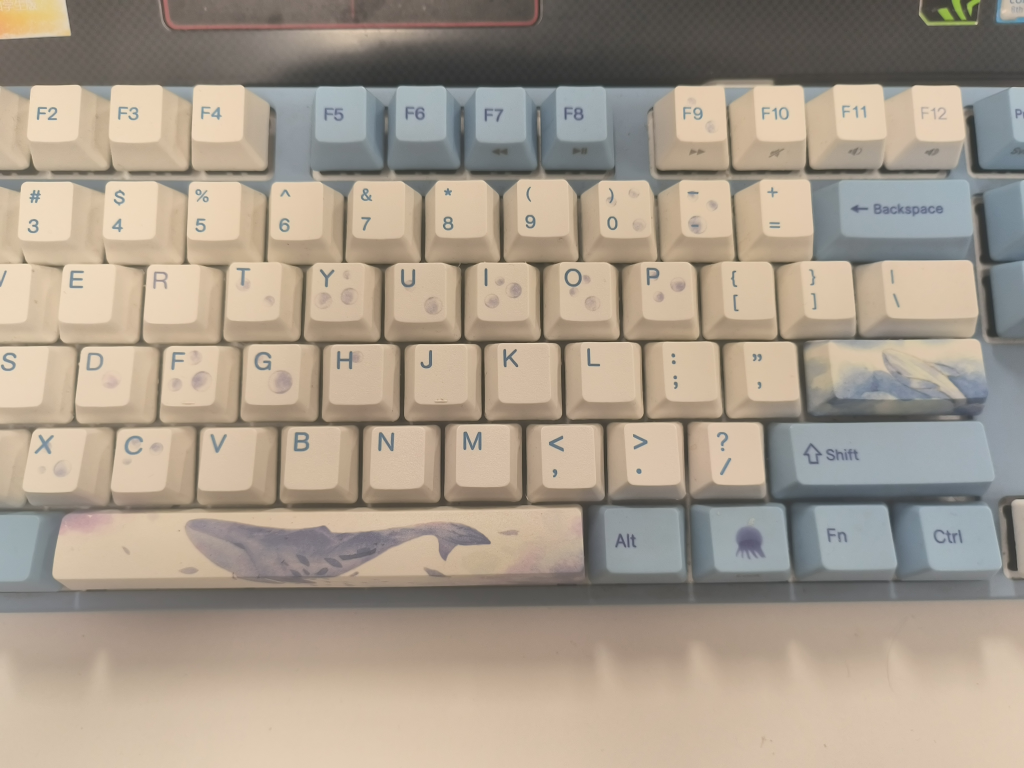
#> input picture exercise-1/data/IMG6.jpg, 4096 x 3072 px (shown at 1/4 size)
$ jupyter execute imageblend.ipynb
#> lines starting #> are read from the running program, lines starting #| are printed output that depends on the picture
[cell 1]
import copy

import cv2
import numpy as np
import matplotlib.pyplot as plt
# 读入图像并调整大小
img1 = cv2.imread('data/IMG6.jpg')
#> img1 is the input picture: shape (3072, 4096, 3); mean B, G, R 139.8, 155, 167.3
img2 = cv2.imread('data/IMG5.jpg')
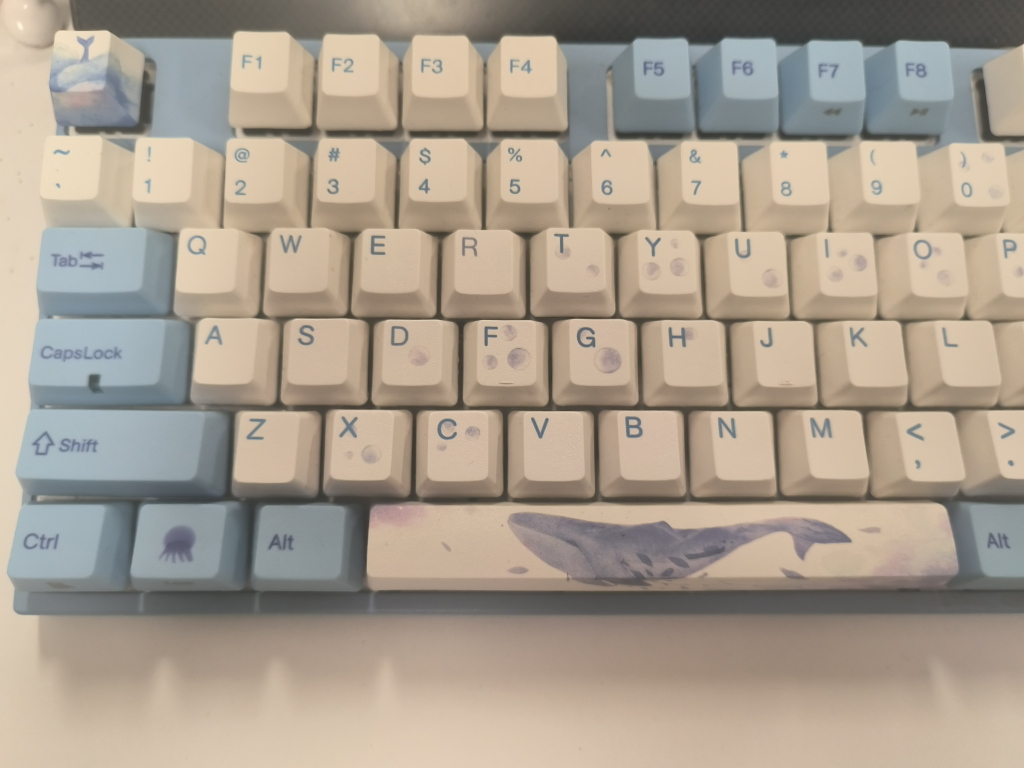
#> input picture exercise-1/data/IMG5.jpg, 4096 x 3072 px (shown at 1/4 size)
#> img2 is the input picture: shape (3072, 4096, 3); mean B, G, R 142.8, 157.5, 169.2
img1 = cv2.resize(img1, dsize=(1024, 512))
#> img1: shape (512, 1024, 3)
img2 = cv2.resize(img2, dsize=(1024, 512))
#> img2: shape (512, 1024, 3)

[cell 2]
#   调换颜色通道
def showImage(img):
    img = copy.deepcopy(img)
    img = cv2.cvtColor(img,cv2.COLOR_BGR2RGB)
    plt.imshow(img)
    plt.show()

[cell 3]
#   展示输入图像
showImage(img1)

[cell 4]
showImage(img2)
#> in showImage (call 2), `img = cv2.cvtColor(img,cv2.COLOR_BGR2RGB)`:
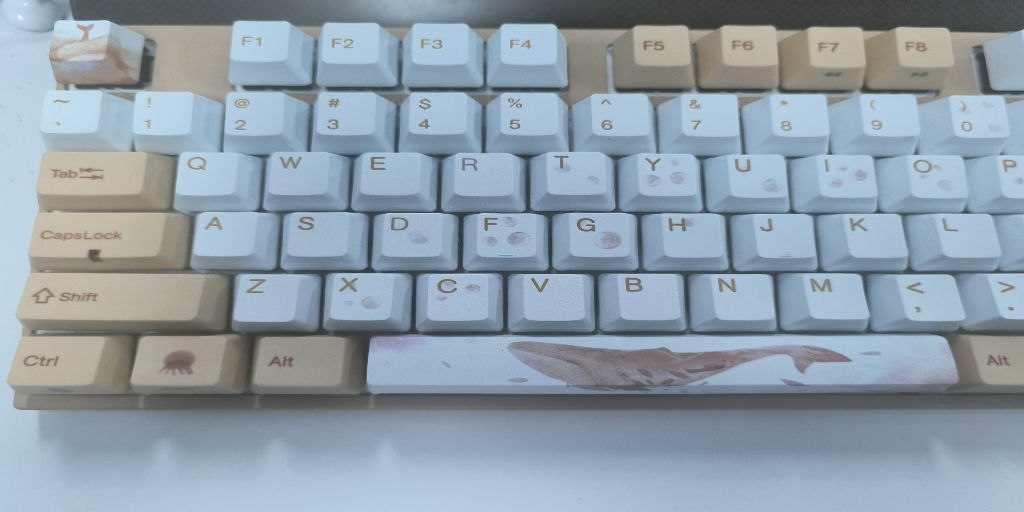
#> img: shape (512, 1024, 3); mean B, G, R 169.3, 157.6, 142.9

[cell 5]
# 使用opencv创建SIFT对象
sift = cv2.xfeatures2d.SIFT_create()
# 检测关键点和计算描述符
kp1, des1 = sift.detectAndCompute(img1, None)
#> kp1 = 1212 keypoints; strongest (x, y, size): (673, 237, 1.8), (674, 241, 2.1), (24, 174, 2.7), (105, 174, 3.3)
kp2, des2 = sift.detectAndCompute(img2, None)
#> kp2 = 1184 keypoints; strongest (x, y, size): (248, 88, 5.3), (792, 211, 4.4), (460, 269, 6.2), (966, 211, 4.4)

[cell 6]
# 匹配关键点
bf = cv2.BFMatcher()
matches = bf.knnMatch(des1, des2, k=2)
#> matches = 1212 matches
good_matches = []
for m, n in matches:
    if m.distance < 0.75 * n.distance:
        good_matches.append(m)
#> after the loop, good_matches = 258 matches
# 绘制匹配结果
img_matches = cv2.drawMatches(img1, kp1, img2, kp2, good_matches, None, flags=2)
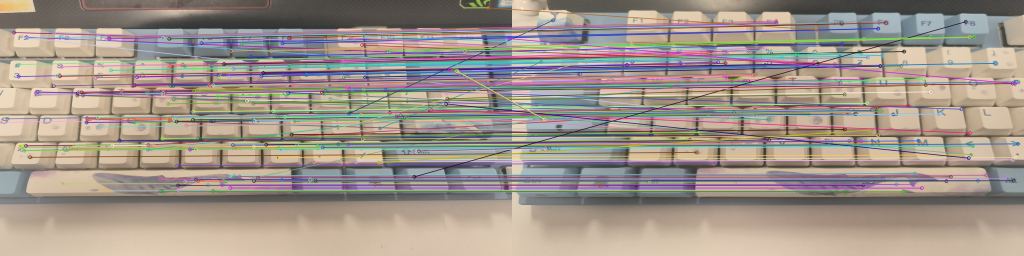
#> img_matches: shape (512, 2048, 3) (shown at 1/2 size); mean B, G, R 138.7, 148, 159.2
showImage(img_matches)

[cell 7]
#   使用RANSAC算法筛选特征点并得到变换矩阵
src_pts = np.float32([kp1[m.queryIdx].pt for m in good_matches]).reshape(-1, 1, 2)
#> src_pts = 258 rows, first 8: [2.34, 244.2], [14.49, 237.2], [27.89, 64.64], [36.97, 152.5], [38.23, 128.5], [39.9, 295.2], [40.25, 291.1], [43.34, 300.2]
dst_pts = np.float32([kp2[m.trainIdx].pt for m in good_matches]).reshape(-1, 1, 2)
#> dst_pts = 258 rows, first 8: [299.9, 227], [311.9, 219.1], [131.2, 97.81], [337.1, 126.3], [337.5, 100.2], [343.8, 283.8], [343.5, 279.1], [348, 288.5]
M, mask = cv2.findHomography(src_pts, dst_pts, cv2.RANSAC, 5.0)
#> M = [[1.1, 0.035, 282.3], [0.0115, 1.07, -39.65], [1.55e-05, -6.91e-05, 1]]; mask = 258 values, max 1 at index 0, min 0 at index 2, mean 0.45
print(M)
#| [[ 1.10133075e+00  3.49698951e-02  2.82348895e+02]
#|  [ 1.15333186e-02  1.07450486e+00 -3.96506326e+01]
#|  [ 1.54891651e-05 -6.90870528e-05  1.00000000e+00]]

[cell 8]
# 计算变换后的四角坐标
def calPoint(H, img):
    height, width = img.shape[:2]
    corners = np.array([[0, 0, 1], [width, 0, 1], [0, height, 1], [width, height, 1]])
    corners_transformed = np.dot(H, corners.T).T
    corners_transformed //= corners_transformed[:, 2].reshape(-1, 1)
    return corners_transformed

corner = calPoint(M, img1)
#> in calPoint, `corners_transformed = np.dot(H, corners.T).T`: corners_transformed = [[282.3, -39.65, 1], [1410.1, -27.84, 1.02], [300.3, 510.5, 0.965], [1428, 522.3, 0.98]]
#> in calPoint, `corners_transformed //= corners_transformed[:, 2].reshape(-1, 1)`: corners_transformed = [[282, -40, 1], [1388, -28, 1], [311, 529, 1], [1456, 532, 1]]
#> corner has the same summary as corners_transformed in calPoint

[cell 9]
#   做透视性变换
h, w = img1.shape[:2]
#> h = 512; w = 1024
img1_warped = cv2.warpPerspective(img1, M, (int(max(corner[1][0], corner[3][0])), img2.shape[0]))
showImage(img1_warped)

[cell 10]
#   直接拼接
img_blend1 = copy.deepcopy(img1_warped)
img_blend1[:img2.shape[0], :img2.shape[1], :] = img2
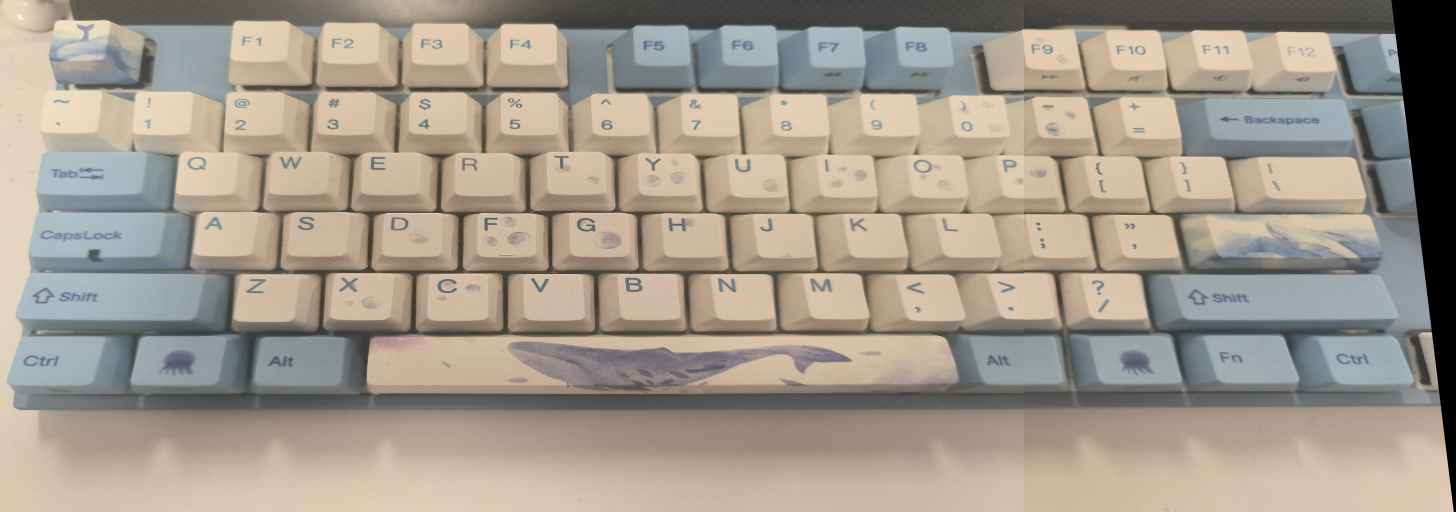
#> img_blend1: shape (512, 1456, 3); mean B, G, R 139.8, 153.1, 163.4
showImage(img_blend1)

[cell 11]
#   使用加权像素方法处理融合区域，权重取决于像素点与区域左边界的距离
def OptimizeSeam(img2, img1warped, img, corner):
    left = int(min(corner[0][0], corner[2][0]))
    right = img2.shape[1]
    width = right - left
    height = img.shape[0]
    for i in range(height):
        for j in range(left, right):
            if sum(img1warped[i, j, :]) == 0:
                alpha = 1.0
            else:
                alpha = (width - (j - left)) / width
            img[i, j, :] = img2[i, j, :] * alpha + img1warped[i, j, :] * (1 - alpha)
    return img
# 计算融合区域
img_blend2 = copy.deepcopy(img_blend1)
left = int(min(corner[0][0], corner[2][0]))
#> left = 282
right = img2.shape[1]
#> right = 1024
height = img_blend2.shape[0]
#> height = 512
OptimizeSeam(img2,img1_warped,img_blend2,corner)
#> in OptimizeSeam, `left = int(min(corner[0][0], corner[2][0]))`: left = 282
#> in OptimizeSeam, `width = right - left`: width = 742
showImage(img_blend2)
#> in showImage (call 6), `img = cv2.cvtColor(img,cv2.COLOR_BGR2RGB)`:
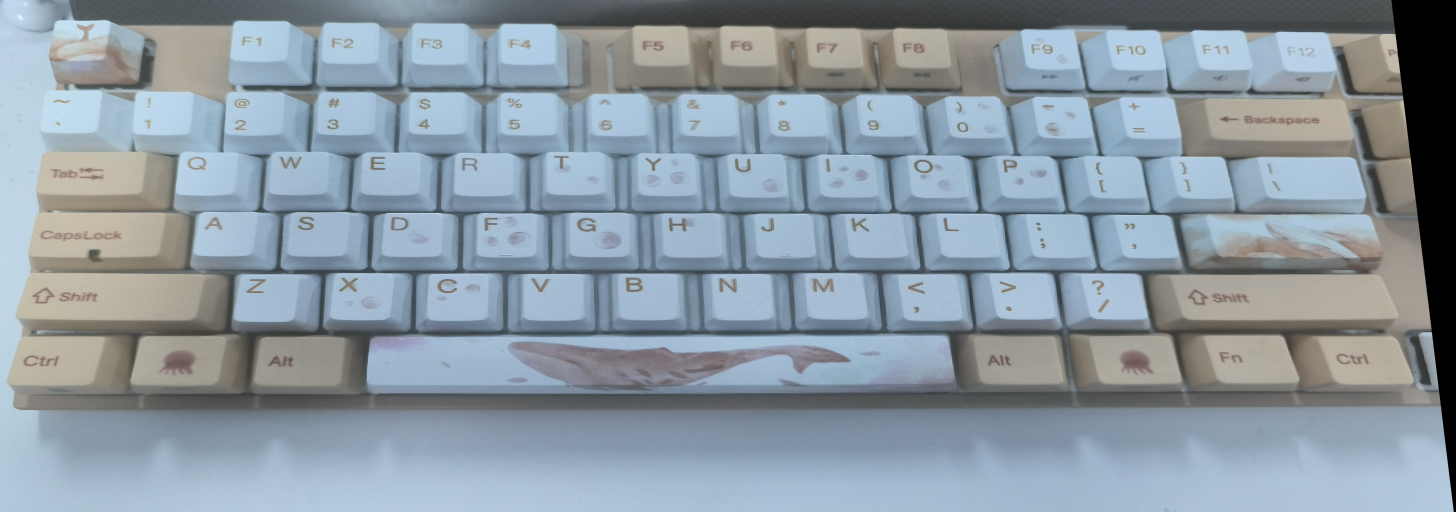
#> img: shape (512, 1456, 3); mean B, G, R 163, 152.5, 139

[cell 12]
def LP(img_left, img_right, level=6, ratio=0.5):
    G_left = img_left.copy()
    G_right = img_right.copy()
    G_mask = np.zeros(img_left.shape)
    left = int(img_left.shape[1] * ratio)
    G_mask[:, :left] = 1.0
    gp_left = [G_left]
    gp_right = [G_right]
    gp_mask = [G_mask]
    # 生成高斯金字塔
    for i in range(level):
        G_left = cv2.pyrDown(G_left)
        gp_left.append(G_left)
        G_right = cv2.pyrDown(G_right)
        gp_right.append(G_right)
        G_mask = cv2.pyrDown(G_mask)
        gp_mask.append(G_mask)
    # 生成左右图像的拉普拉斯金字塔
    lp_left = [gp_left[level-1]]
    lp_right = [gp_right[level-1]]
    for i in range(level - 1, 0, -1):
        GE_left = cv2.pyrUp(gp_left[i])
        L_left = cv2.subtract(gp_left[i - 1], GE_left)
        lp_left.append(L_left)
        GE_right = cv2.pyrUp(gp_right[i])
        L_right = cv2.subtract(gp_right[i - 1], GE_right)
        lp_right.append(L_right)
    # 融合图像
    gp_mask.pop()
    gp_mask = gp_mask[::-1]
    LS = []
    for l_left, l_mask, l_right in zip(lp_left, gp_mask, lp_right):
        ls = l_mask * l_left + (1 - l_mask) * l_right
        LS.append(ls)
    # 重建图像
    ls_ = LS[0]
    for i in range(1, level):
        ls_ = cv2.pyrUp(ls_)
        ls_ = cv2.add(ls_, LS[i])
    return ls_

img_blend3 = copy.deepcopy(img_blend1)
img_blend3[:height, 256:right, :] = LP(img2[:height, 256:, :], img1_warped[:height, 256:right, :])
#> the loop in LP, `for i in range(level):` made 6 passes
#> pass 2, in LP, `G_right = cv2.pyrDown(G_right)`:
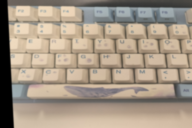
#> G_right: shape (128, 192, 3); mean of channels 0, 1, 2 133.5, 150.3, 164.3; drawn as B, G, R
#> after the loop in LP, `for i in range(level):`: gp_left = 7 items
#> after the loop in LP, `for i in range(level - 1, 0, -1):`: lp_left = 6 items
#> the loop in LP, `for l_left, l_mask, l_right in zip(lp_left, gp_mask, lp_right):` made 6 passes
#> pass 3, in LP, `ls = l_mask * l_left + (1 - l_mask) * l_right`:
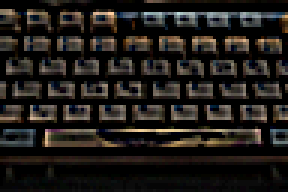
#> ls: shape (64, 96, 3) float64 (shown 3 times larger); mean of channels 0, 1, 2 4.4, 5, 5.6; drawn with min black and max white
#> after the loop in LP, `for i in range(1, level):`:
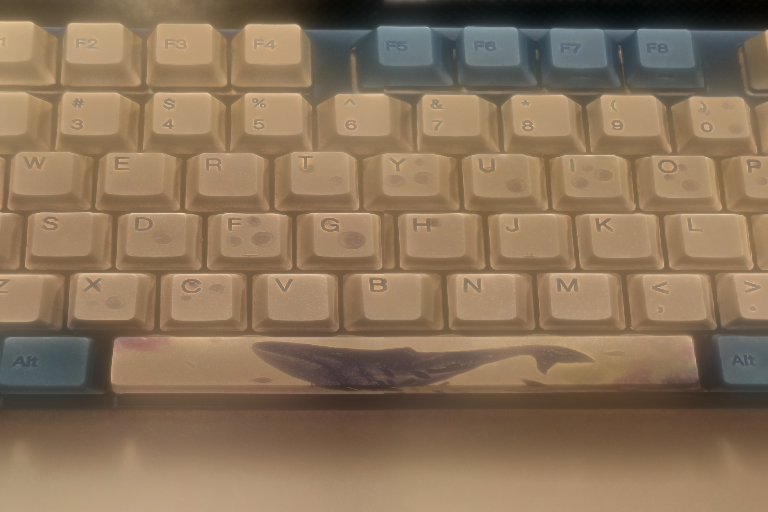
#> ls_: shape (512, 768, 3) float64; mean of channels 0, 1, 2 151.9, 170.7, 187.8; drawn with min black and max white
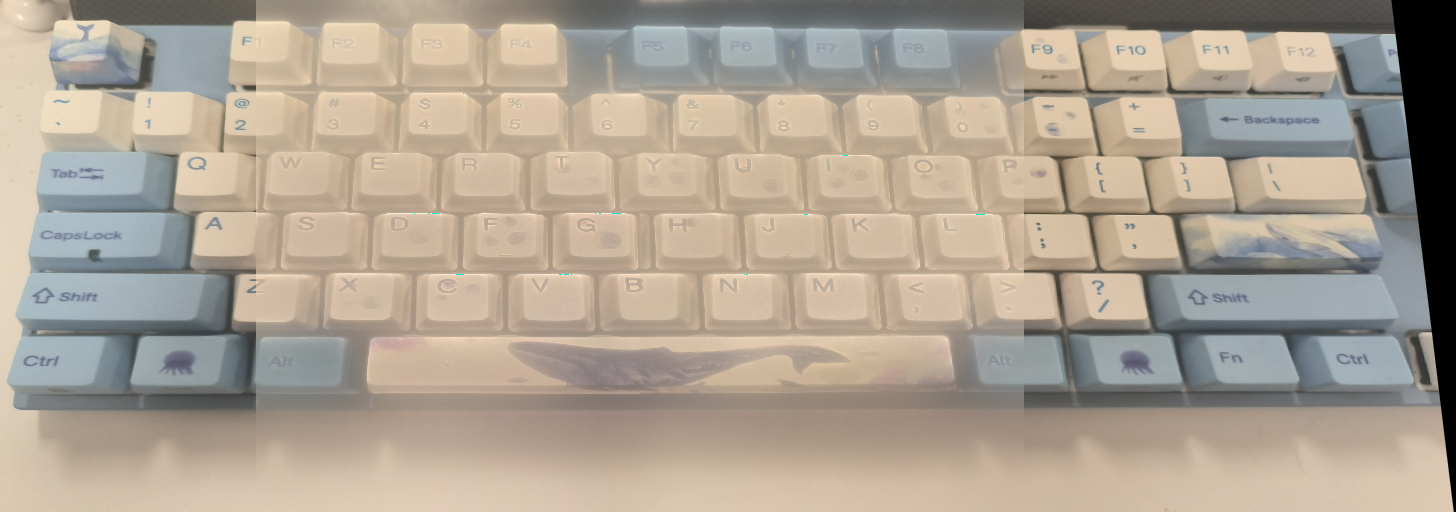
#> img_blend3: shape (512, 1456, 3); mean B, G, R 146.8, 161.3, 173
showImage(img_blend3)
